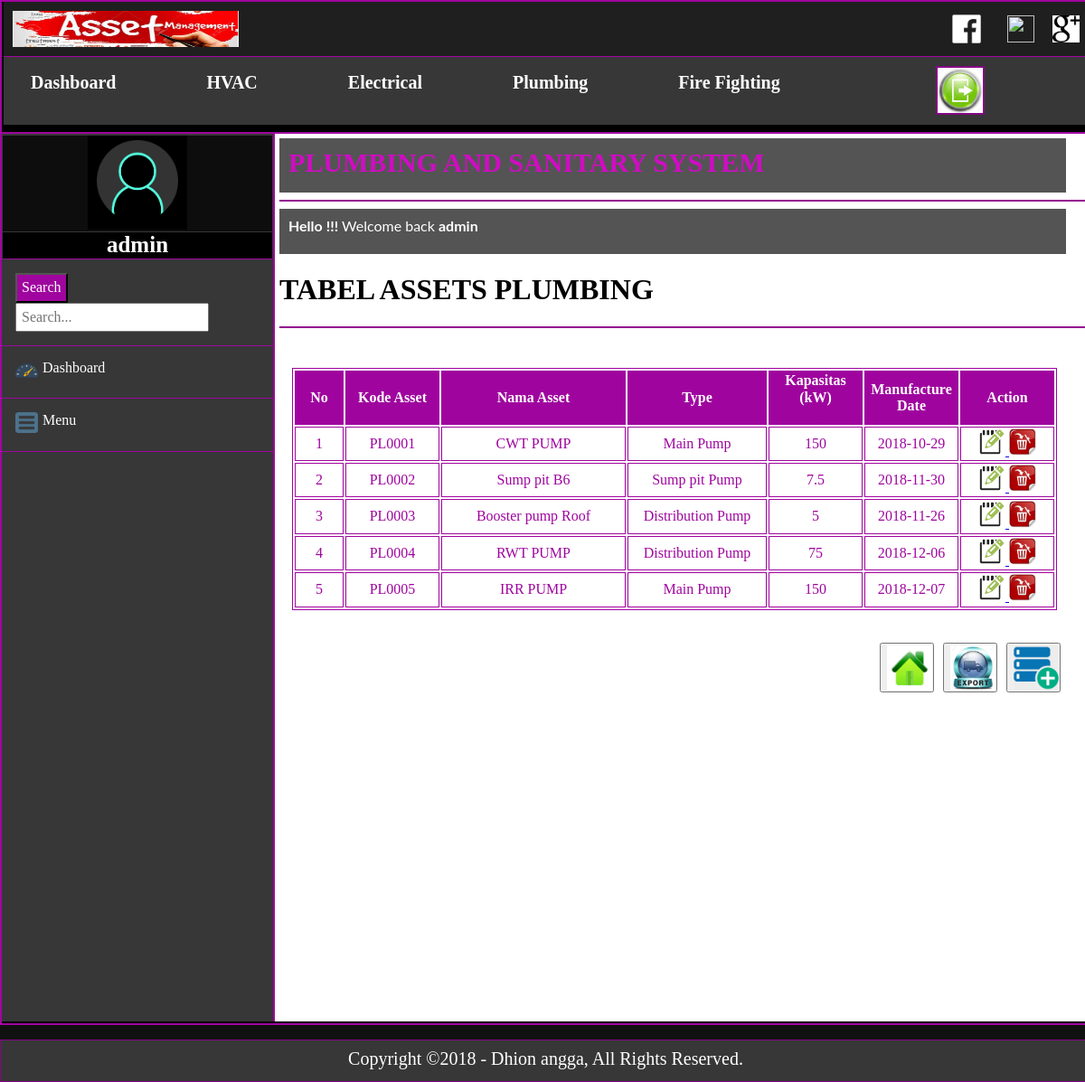
/dashboardplumbing.php (signed in), run on the app's committed database.
### tables this page shows
CREATE TABLE `plumbing` (
  `id` int(50) NOT NULL,
  `kode_asset` varchar(50) DEFAULT NULL,
  `nama_asset` varchar(50) DEFAULT NULL,
  `type` varchar(20) DEFAULT NULL,
  `kapasitas` float DEFAULT NULL,
  `tanggal` date NOT NULL
);

### dashboardplumbing.php (the view, shortened to what this page needs)
<?php
  include '../UAS/koneksi.php';
if(!isset($_SESSION['username'])) {
   header('location:login.php');
} else {
   $username = $_SESSION['username'];
}
?>
<!doctype html>
<html>
<head>
		<link rel="stylesheet" href="css/crudcss.css">
	<link rel="stylesheet" href="css/reset/normalize.css">
</head>
<body>
<div class="container">
  <div class="navlogo">
	  <li style="margin-top: 10px; margin-left: 10px"><img src="assets/ass2.JPG" width="250px" height="40px"> </li>
	  <li style="float: right; margin-right: 10px; margin-top: 15px"><a href="https://plus.google.com/share?url=dashboard.php" target="_blank"><img src="assets/google-plus-logo-symbol_318-54556.jpg" width="30px" height="30px"></a></li>
	  <li style="float: right; margin-right: 10px; margin-top: 15px"><a href="http://www.twitter.com/share?url=dashboard.php" target="_blank"><img src="assets/twitter_PNG15.png" width="30px" height="30px"></a></li>
	  <li style="float: right; margin-right: 10px; margin-top: 5px"><a href="http://www.facebook.com/sharer.php?u=dashboard.php" target="_blank"><img src="assets/face.png" width="50px" height="50px"></a></li>
  </div>
  <div class="nav">
	  <ul class="main-nav">
		<li style="margin-left: 30px"><a href="dashboard.php"><h2>Dashboard</h2></a></li>
        <li><a href="dashboardhvac.php"><h2>HVAC</h2></a></li>
		<li><a href="dashboardelectric.php"><h2>Electrical</h2></a></li>
        <li><a href="dashboardplumbing.php"><h2>Plumbing</h2></a></li>
        <li><a href="dashboardfire.php"><h2>Fire Fighting</h2></a></li>
        <li style="float: right; margin-top: 10px; margin-right: 15px"><a href="logout.php"><img src="assets/logout.jpg" width="50" height="50" style="border-color:#840683; border-width: 2px; border-style: solid"></a>
        </li>
      </ul>
  </div>
	<div class="kirisidebar">
	<div class="user-section">
    <div class="user-section-inner">
       <center><img src="assets/User_Avatar_2.png" width="90" height="90"></center>
          </div>
    <div class="user-info"><strong><?php echo $username;?></strong>
		</div>
       </div>
	<div class="dashcari">
		<form action="prosescariplumbing.php" method="post">
    <input type="submit" id="searchbutton" value="Search" name="Search" class="formbutton" style="background: #9F059E; color: white; padding: 5px" />
	<input type="text" id="searchquery" width="170px" name="keyword" placeholder="Search..." / style="padding: 5px">
		</form></div>
			<div class="dashmenu"><div class="gm"><img src="assets/dashboard.png" width="25px" height="23"></div>
		    <div class="am" ><a href="dashboard.php"> Dashboard</a></div></div>
	<div class="dropdown">
		<div class="mainmenubtn"><div class="gm"><img src="assets/menu.png" width="25px" height="23"></div>
		<div class="am"><a href="">Menu</a></div></div>
	</div>
	  </div>
	<div class="kanansidebar">
	<div class="headerkanan" ><strong>PLUMBING AND SANITARY SYSTEM</strong></div>
	<hr color=#930892>
	<div class="userinfo" style="font-family:lato"><strong>Hello !!!</strong> Welcome back <strong>
		<?php echo $username;?></strong></div>
		<h1>TABEL ASSETS PLUMBING</h1><hr color="#930892"><br>
		<div class="contentcrud"><br>
		 <table border="1" bordercolor="#9F059E" style="margin: 0 auto; color:#9F059E ; border-style: solid">
      <tr>
     <th width="50px" bgcolor="#9F059E"><center><font color="white">No</font></center></th>
     <th width="100px" bgcolor="#9F059E"><center><font color="white">Kode Asset</font></center></th>
     <th width="200px" bgcolor="#9F059E"><center><font color="white">Nama Asset</font></center></th>
     <th width="150px" bgcolor="#9F059E"><center><font color="white">Type</font></center></th>
     <th width="100px" bgcolor="#9F059E"><center><font color="white">Kapasitas (kW)</font></center>/th>
	 <th width="100px" bgcolor="#9F059E"><center><font color="white">Manufacture Date</font></center></th>
	 <th width="100px" bgcolor="#9F059E"><center><font color="white">Action</font></center></th>
     </tr>
      <?php
      $query = "SELECT * FROM plumbing ORDER BY kode_asset ASC ";
      $result = mysqli_query($link, $query);
      $no = 1;
      while($data = mysqli_fetch_assoc($result))
      {
        echo "<tr>";
        echo "<td><center>$no</center></td>";
        echo "<td><center>$data[kode_asset]</center></td>";
        echo "<td><center>$data[nama_asset]</center></td>";
        echo "<td><center>$data[type]</center></td>";
		echo "<td><center>$data[kapasitas]</center></td>";
		echo "<td><center>$data[tanggal]</center></td>";
        echo '<td><center>
          <a href="updateplumbing.php?id='.$data['id'].'"><img src="../UAS/assets/images.png" width="30px" height="30px"></img> </a>
          <a href="hapusplumbing.php?id='.$data['id'].'"
      		  onclick="return confirm(\'Anda yakin akan menghapus data?\')"><img src="../UAS/assets/Delete_icon.png" width="30px" height="30px"></img></a>
        </center></td>';
        echo "</tr>";
        $no++;
      }
      ?>
    </table>
				<br><br>
			<button type="button" style="width: 60px; height: 55px; float: right; margin-right: 10px;"><a href="tambahplumbing.php" ><img src="assets/create-icon-png-9.png" width="50px" height="50px"></a></button>
			<button type="button" style="width: 60px; height: 55px; float: right; margin-right: 10px"><a href="excelplumbing.php"><img src="assets/export.jpg" width="50px" height="50px"></a></button>
			<button type="button" style="width: 60px; height: 55px; float: right; margin-right: 10px"><a href="dashboard.php" ><img src="assets/home.jpg" width="50px" height="50px"></a></button>
		</div>
		</div>
		</div>
		<div class="copyright">Copyright &copy;2018 - Dhion angga, All Rights Reserved.</div>
</body>
</html>

### css/crudcss.css (style rules this page uses)
body { font-family: Baskerville, "Palatino Linotype", Palatino, "Century Schoolbook L", "Times New Roman", "serif"; background:#111111; }
.container { margin: 0 auto; width: 1204px; min-height: 1130px; background: black; border:2px solid #A105A0; }
.kirisidebar { width: 300px; float: left; border-style: solid; border-color:#9F059E; border-right: none; border-left: none; border-bottom: none; border-width: 2px; background: #373737; min-height: 982px; margin-top: 8px; margin-bottom: 20px; }
.kirisidebar a { color: white; }
.kanansidebar { width: 892px; float: right; border-style: solid; border-color: #9F059E; border-width: 2px; border-bottom: none; border-right: none; padding: 5px; margin-bottom: 20px; margin-top: 8px; background: white; min-height: 972px; }
.headerkanan { height: 40px; background-color: #545454; padding: 10px; text-align: left; font-size: 30px; width: 850px; color:#CF0DC2; }
.navlogo { border-bottom: 1px solid #A105A0; height: 60px; margin: 0 auto; width: 1200px; background:#1F1F1F; background-size:auto; }
.navlogo li { float: left; text-decoration: none; margin-left: 10px; height: 50px; display: inline; }
.nav { margin:0 auto; width: 1200px; height: 75px; background:#373737; }
.nav ul { list-style: none; display: inline; }
.nav li { float: left; }
.nav ul li a { display: block; color: white; text-decoration: none; }
.main-nav { width: 1200px; font-family: Baskerville, "Palatino Linotype", Palatino, "Century Schoolbook L", "Times New Roman", "serif"; height: 75px; }
.main-nav li { display: inline; margin-left: 100px; }
.main-nav a { text-decoration: none; color: #FFFFFF; font-size:10pt; display: inline; }
.main-nav a { display: inline; }
.contentcrud { margin: 0 auto; width: 874px; float: left; }
.user-section { background:#0D0D0D; width: 298px; margin: 0 auto; border-bottom: 1px solid #A105A0; }
.user-section-inner { width: 100px; margin: 2px auto; padding: 5px; background: black; }
.user-info { width: 298px; text-align: center; font-size: 25px; color: white; margin:0 auto; background: black; border-top: 1px solid #373737; }
.userinfo { width: 850px; margin: 10 20 10 20; background-color:#545454; height: 30px; text-align: left; padding: 10px; color:white; }
.dashmenu,.dashcari { float: left; width: 270px; text-decoration: none; border-bottom: #9F059E; border-bottom-width: 1px; border-bottom-style: solid; padding: 15px; }
.dashmenu a,.mainmenubtn a { text-decoration: none; }
.gm { width: 30px; float: left; }
.am { width: 240px; float: right; }
.am ,.gm { display: inline; }
.mainmenubtn { cursor: pointer; float: left; width: 270px; border-bottom: #9F059E; border-bottom-width: 1px; border-bottom-style: solid; padding: 15px; }
.dropdown { float: left; position: relative; display: inline-block; width: 290px; }
.copyright { margin: 0 auto; background:#373737; color: white; height: 15px; padding: 15px 0; clear: both; white-space: nowrap; text-align: center; line-height: 10px; font-size: 20px; bottom: -50px; width: 1205px; border:1px solid #860485; }

### data on the page
plumbing: kode_asset "PL0001", nama_asset "CWT PUMP", type "Main Pump", kapasitas "150", tanggal "2018-10-29"
plumbing: kode_asset "PL0002", nama_asset "Sump pit B6", type "Sump pit Pump", kapasitas "7.5", tanggal "2018-11-30"
plumbing: kode_asset "PL0003", nama_asset "Booster pump Roof", type "Distribution Pump", kapasitas "5", tanggal "2018-11-26"
plumbing: kode_asset "PL0004", nama_asset "RWT PUMP", type "Distribution Pump", kapasitas "75", tanggal "2018-12-06"
plumbing: kode_asset "PL0005", nama_asset "IRR PUMP", type "Main Pump", kapasitas "150", tanggal "2018-12-07"

### other printed values
$username "admin"
